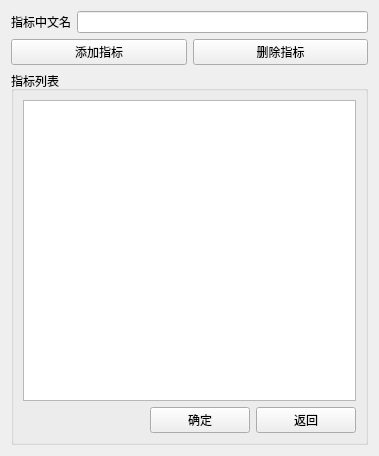
<?xml version="1.0" encoding="UTF-8"?>
<ui version="4.0">
 <class>HsQualityConfig</class>
 <widget class="QWidget" name="HsQualityConfig">
  <property name="geometry">
   <rect>
    <x>0</x>
    <y>0</y>
    <width>379</width>
    <height>456</height>
   </rect>
  </property>
  <property name="windowTitle">
   <string>Form</string>
  </property>
  <layout class="QVBoxLayout" name="verticalLayout">
   <item>
    <layout class="QHBoxLayout" name="horizontalLayout_3">
     <item>
      <widget class="QLabel" name="label">
       <property name="text">
        <string>指标中文名</string>
       </property>
      </widget>
     </item>
     <item>
      <widget class="QLineEdit" name="lEdt_nodeName"/>
     </item>
    </layout>
   </item>
   <item>
    <layout class="QHBoxLayout" name="horizontalLayout_4"/>
   </item>
   <item>
    <layout class="QHBoxLayout" name="horizontalLayout_2">
     <item>
      <widget class="QPushButton" name="addNode">
       <property name="text">
        <string>添加指标</string>
       </property>
      </widget>
     </item>
     <item>
      <widget class="QPushButton" name="delNode">
       <property name="text">
        <string>删除指标</string>
       </property>
      </widget>
     </item>
    </layout>
   </item>
   <item>
    <widget class="QGroupBox" name="groupBox">
     <property name="title">
      <string>指标列表</string>
     </property>
     <layout class="QGridLayout" name="gridLayout">
      <item row="0" column="0">
       <widget class="QListWidget" name="listWidget"/>
      </item>
      <item row="1" column="0">
       <layout class="QHBoxLayout" name="horizontalLayout">
        <item>
         <spacer name="horizontalSpacer">
          <property name="orientation">
           <enum>Qt::Horizontal</enum>
          </property>
          <property name="sizeHint" stdset="0">
           <size>
            <width>167</width>
            <height>20</height>
           </size>
          </property>
         </spacer>
        </item>
        <item>
         <widget class="QPushButton" name="confirm">
          <property name="minimumSize">
           <size>
            <width>100</width>
            <height>0</height>
           </size>
          </property>
          <property name="text">
           <string>确定</string>
          </property>
         </widget>
        </item>
        <item>
         <widget class="QPushButton" name="cancel">
          <property name="minimumSize">
           <size>
            <width>100</width>
            <height>0</height>
           </size>
          </property>
          <property name="text">
           <string>返回</string>
          </property>
         </widget>
        </item>
       </layout>
      </item>
     </layout>
    </widget>
   </item>
  </layout>
 </widget>
 <resources/>
 <connections/>
</ui>
